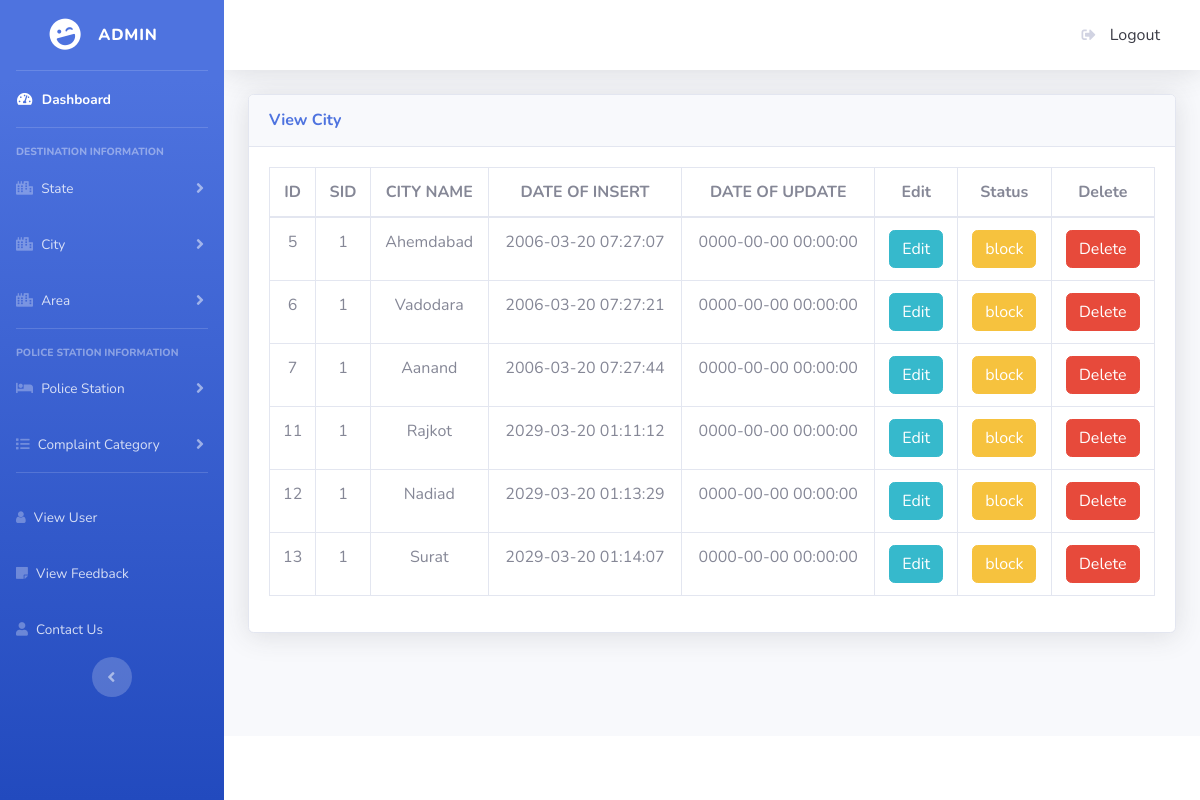
/admin/city_view.php (signed in), run on the app's committed database.
### tables this page shows
CREATE TABLE `city_tbl` (
  `ID` int(11) NOT NULL,
  `SID` int(11) NOT NULL,
  `CITY_NAME` varchar(100) NOT NULL,
  `ISACTIVE` int(11) NOT NULL,
  `DOI` datetime NOT NULL,
  `DOU` datetime NOT NULL
);

CREATE TABLE `state_tbl` (
  `ID` int(11) NOT NULL,
  `STATE_NAME` varchar(100) NOT NULL,
  `ISACTIVE` int(11) NOT NULL,
  `DOI` datetime NOT NULL,
  `DOU` datetime NOT NULL
);

### admin/city_view.php (the view, shortened to what this page needs)
<?php
require '../common/connection.php';
$select="select * from city_tbl where ISACTIVE!=2";
$query=mysqli_query($conn,$select);
 ?>
<!DOCTYPE html>
<html lang="en">
<head>
  <link href="vendor/fontawesome-free/css/all.min.css" rel="stylesheet" type="text/css">
  <link rel="stylesheet" href="path/to/font-awesome/css/font-awesome.min.css">
  <link href="css/sb-admin-2.min.css" rel="stylesheet">
</head>
<body id="page-top">
  <div id="wrapper">
    <ul class="navbar-nav bg-gradient-primary sidebar sidebar-dark accordion" id="accordionSidebar">
      <a class="sidebar-brand d-flex align-items-center justify-content-center" href="index.php">
        <div class="sidebar-brand-icon rotate-n-15">
          <i class="fas fa-laugh-wink"></i>
        </div>
        <div class="sidebar-brand-text mx-3"> Admin </div>
      </a>
      <hr class="sidebar-divider my-0">
      <li class="nav-item active">
        <a class="nav-link" href="dashboard.php">
          <i class="fas fa-fw fa-tachometer-alt"></i>
          <span>Dashboard</span></a>
      </li>
      <hr class="sidebar-divider">
      <div class="sidebar-heading">
        Destination Information
      </div>
      <li class="nav-item">
        <a class="nav-link collapsed" href="#" data-toggle="collapse" data-target="#collapseTwo" aria-expanded="true" aria-controls="collapseTwo">
         <i class="fas fa-city"></i>
          <span> State</span>
        </a>
      </li>
      <li class="nav-item">
        <a class="nav-link collapsed" href="#" data-toggle="collapse" data-target="#collapseUtilities" aria-expanded="true" aria-controls="collapseUtilities">
          <i class="fas fa-city"></i>
          <span> City</span>
        </a>
      </li>
      <li class="nav-item">
        <a class="nav-link collapsed" href="#" data-toggle="collapse" data-target="#collapseUtilities3" aria-expanded="true" aria-controls="collapseUtilities">
          <i class="fas fa-city"></i>
          <span> Area</span>
        </a>
      </li>
      <hr class="sidebar-divider">
      <div class="sidebar-heading">
      Police Station information
      </div>
       <li class="nav-item">
        <a class="nav-link collapsed" href="#" data-toggle="collapse" data-target="#collapsePages2" aria-expanded="true" aria-controls="collapsePages">
          <i class="fas fa-hotel"></i>
          <span>Police Station</span>
        </a>
      </li>
      <li class="nav-item">
        <a class="nav-link collapsed" href="#" data-toggle="collapse" data-target="#collapsePages4" aria-expanded="true" aria-controls="collapsePages">
          <i class="fas fa-list"></i>
          <span>Complaint Category</span>
        </a>
      </li>
      <hr class="sidebar-divider d-none d-md-block">
      <li class="nav-item">
        <a class="nav-link" href="view_user.php">
          <i class="fa fa-user"></i>
          <span>View User</span></a>
      </li>
      <li class="nav-item">
        <a class="nav-link" href="feedback.php">
          <i class="fas fa-sticky-note"></i>
          <span>View Feedback</span></a>
      </li>
      <li class="nav-item">
        <a class="nav-link" href="contect_us.php">
          <i class="fas fa-user"></i>
          <span>Contact Us</span></a>
      </li>
      <div class="text-center d-none d-md-inline">
        <button class="rounded-circle border-0" id="sidebarToggle"></button>
      </div>
    </ul>
    <div id="content-wrapper" class="d-flex flex-column">
      <div id="content">
        <nav class="navbar navbar-expand navbar-light bg-white topbar mb-4 static-top shadow">
          <ul class="navbar-nav ml-auto">
              <a class="dropdown-item" href="logout.php">
                  <i class="fas fa-sign-out-alt fa-sm fa-fw mr-2 text-gray-400"></i>
                  Logout
                </a>
          </ul>
        </nav>
        <div class="container-fluid">
          <div class="card shadow mb-4">
            <div class="card-header py-3">
              <h6 class="m-0 font-weight-bold text-primary">View City</h6>
            </div>
            <div class="card-body">
              <div class="table-responsive">
                <table class="table table-bordered" id="dataTable" width="100%" cellspacing="0">
                  <thead>
                    <tr class="text-center">
                      <th>ID</th>
                      <th>SID</th>
                      <th>CITY NAME</th>
                      <th>DATE OF INSERT</th>
                      <th>DATE OF UPDATE</th>
                      <th>Edit</th>
                      <th>Status</th>
                      <th>Delete</th>
                    </tr>
                  </thead>
                  <tbody>
                    <?php
                        if (mysqli_num_rows($query)>0) {
                        while ($row=mysqli_fetch_assoc($query)) {
                           $sid=$row['SID'];
                           $ia=$row['ISACTIVE'];
                           $select2="select * from state_tbl where ID=$sid";
                           $query2=mysqli_query($conn,$select2);
                           $row2=mysqli_fetch_assoc($query2);
                                               ?>
                    <tr class="text-center">
                      <td><?php echo $row['ID']; ?></td>
                      <td><?php echo $row2['ID']; ?></td>
                      <td><?php echo $row['CITY_NAME']; ?></td>
                      <td><?php echo $row['DOI'];?></td>
                      <td><?php echo $row['DOU'];?></td>
                      <td><a href="city_edit.php?id=<?php echo$row['ID']; ?>" class="btn btn-md btn-info">Edit</a></td>
                       <?php
                          if ($ia==1) {
                        ?>
                      <td><a href="city_status.php?id=<?php echo$row['ID']; ?>" class="btn btn-md btn-warning">block</a></td>
                            <?php
                                }
                                else{
                             ?>
                              <td><a href="city_status.php?id=<?php echo$row['ID']; ?>" class="btn btn-md btn-success">Active</a></td>
                             <?php
                                 }
                              ?>
                      <td><a href="city_delete.php?id=<?php echo $row['ID']; ?>" class="btn btn-md btn-danger">Delete</a></td>
                    </tr>
                    <?php
                      }
                        }
                        else{
                          echo "Data not Found";
                        }
                     ?>
                  </tbody>
                </table>
              </div>
            </div>
          </div>
        </div>
      </div>
      <footer class="sticky-footer bg-white">
      </footer>
    </div>
  </div>
</body>
</html>

### data on the page
city_tbl: ID "5", state_tbl.ID "1", CITY_NAME "Ahemdabad", DOI "2006-03-20 07:27:07", DOU "0000-00-00 00:00:00"
city_tbl: ID "6", state_tbl.ID "1", CITY_NAME "Vadodara", DOI "2006-03-20 07:27:21", DOU "0000-00-00 00:00:00"
city_tbl: ID "7", state_tbl.ID "1", CITY_NAME "Aanand", DOI "2006-03-20 07:27:44", DOU "0000-00-00 00:00:00"
city_tbl: ID "11", state_tbl.ID "1", CITY_NAME "Rajkot", DOI "2029-03-20 01:11:12", DOU "0000-00-00 00:00:00"
city_tbl: ID "12", state_tbl.ID "1", CITY_NAME "Nadiad", DOI "2029-03-20 01:13:29", DOU "0000-00-00 00:00:00"
city_tbl: ID "13", state_tbl.ID "1", CITY_NAME "Surat", DOI "2029-03-20 01:14:07", DOU "0000-00-00 00:00:00"
